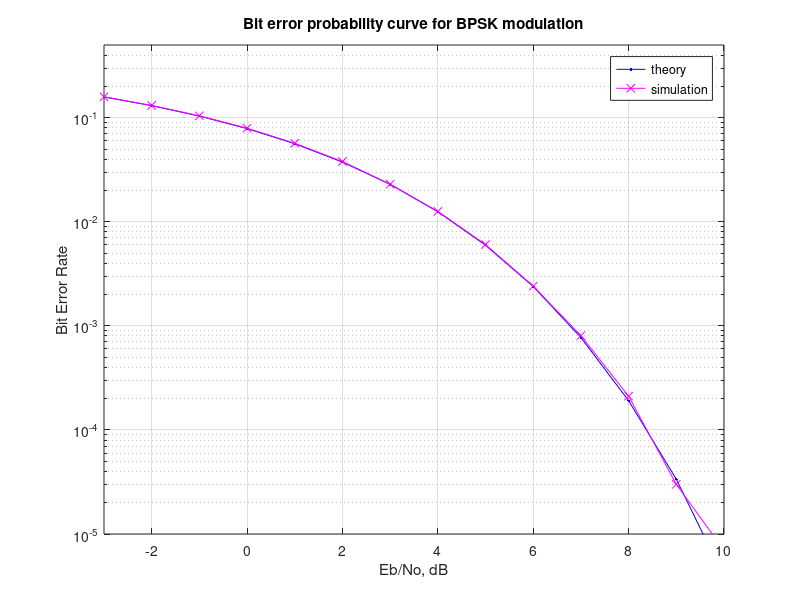

MATLAB code to generate this figure:
N = 10^6 % number of bits or symbols
rand('state',100); % initializing the rand() function
randn('state',200); % initializing the randn() function

% Transmitter
ip = rand(1,N)>0.5; % generating 0,1 with equal probability
s = 2*ip-1; % BPSK modulation 0 -> -1; 1 -> 1
n = 1/sqrt(2)*[randn(1,N) + j*randn(1,N)]; % white gaussian noise, 0dB variance 
Eb_N0_dB = [-3:10]; % multiple Eb/N0 values

for ii = 1:length(Eb_N0_dB)
   % Noise addition
   y = s + 10^(-Eb_N0_dB(ii)/20)*n; % additive white gaussian noise

   % receiver - hard decision decoding
   ipHat = real(y)>0;

   % counting the errors
   nErr(ii) = size(find([ip- ipHat]),2);

end

simBer = nErr/N; % simulated ber
theoryBer = 0.5*erfc(sqrt(10.^(Eb_N0_dB/10))); % theoretical ber

% plot
close all
figure
semilogy(Eb_N0_dB,theoryBer,'b.-');
hold on
semilogy(Eb_N0_dB,simBer,'mx-');
axis([-3 10 10^-5 0.5])
grid on
legend('theory', 'simulation');
xlabel('Eb/No, dB');
ylabel('Bit Error Rate');
title('Bit error probability curve for BPSK modulation');
